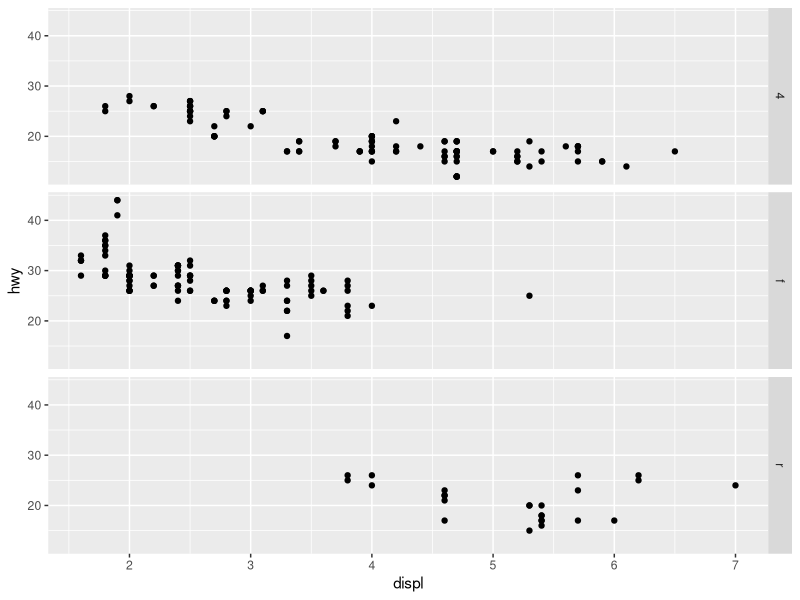
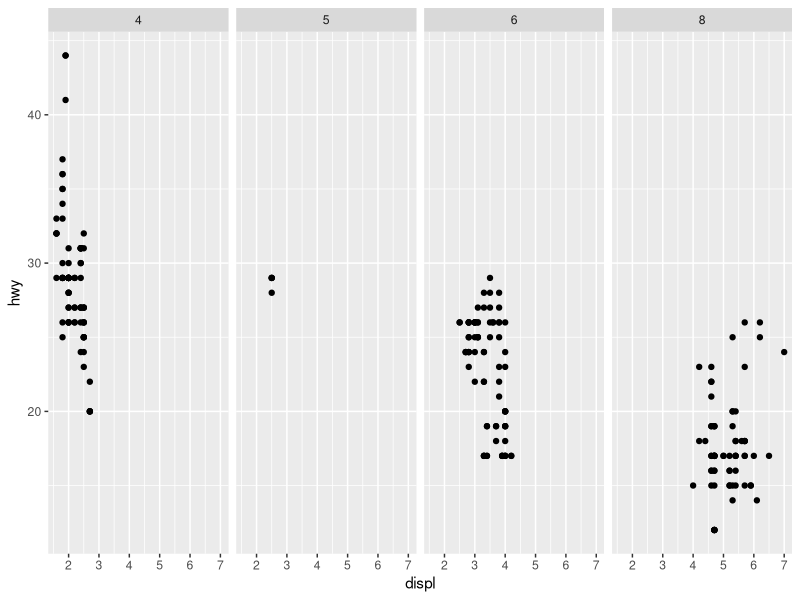
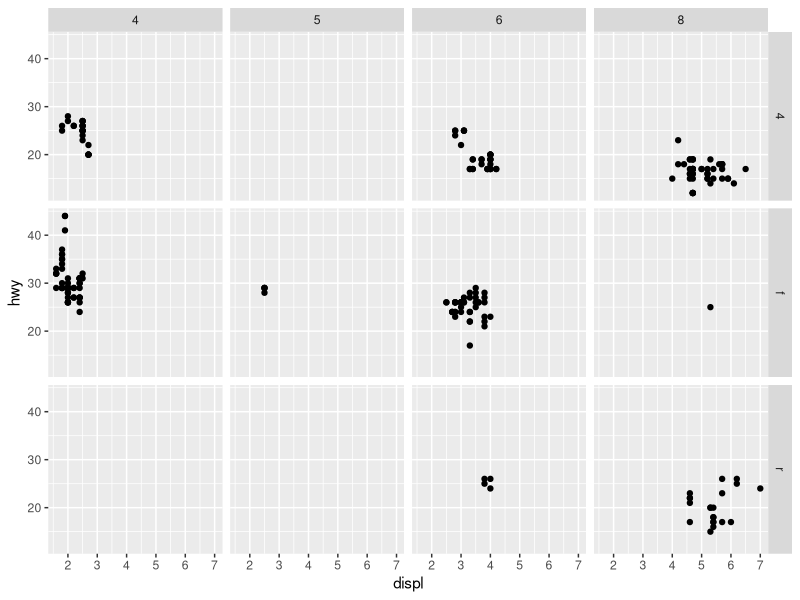
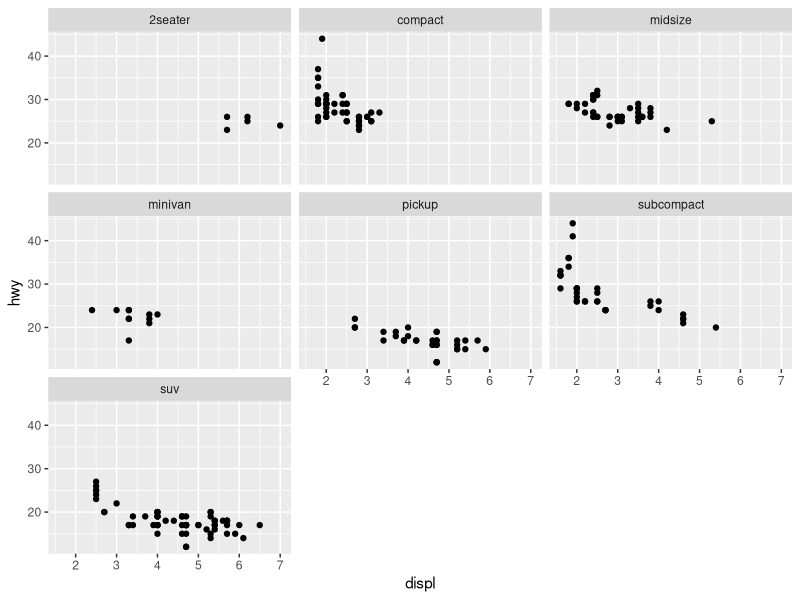
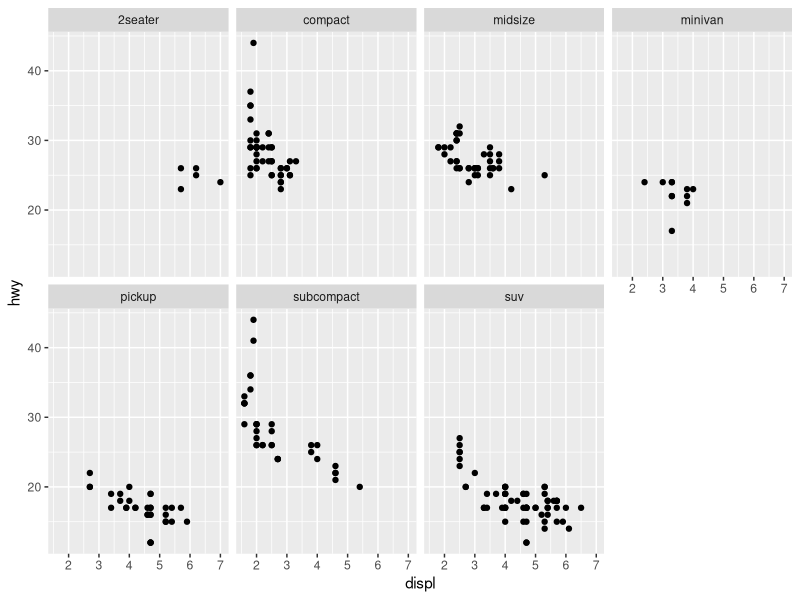
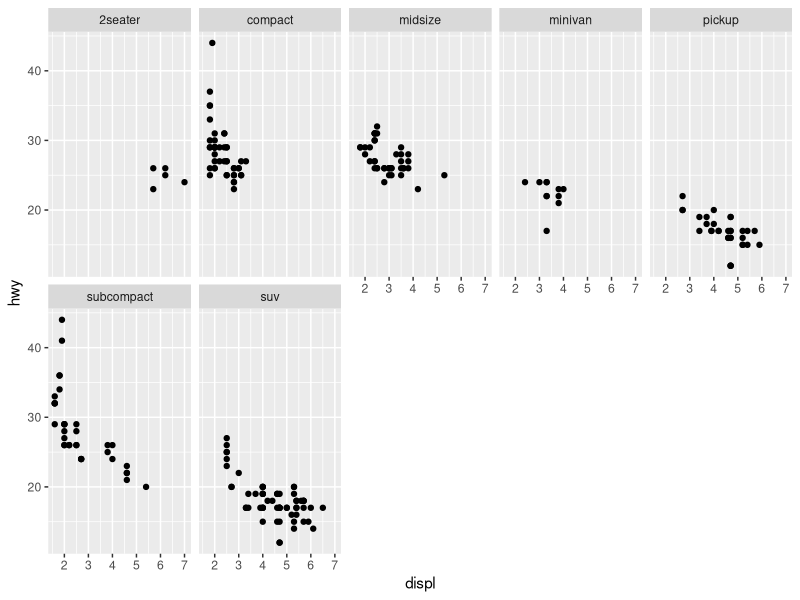
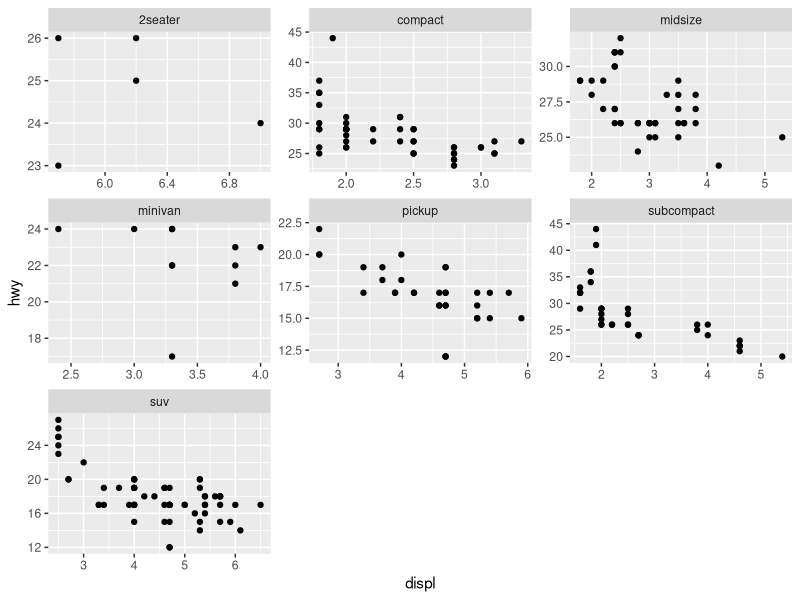
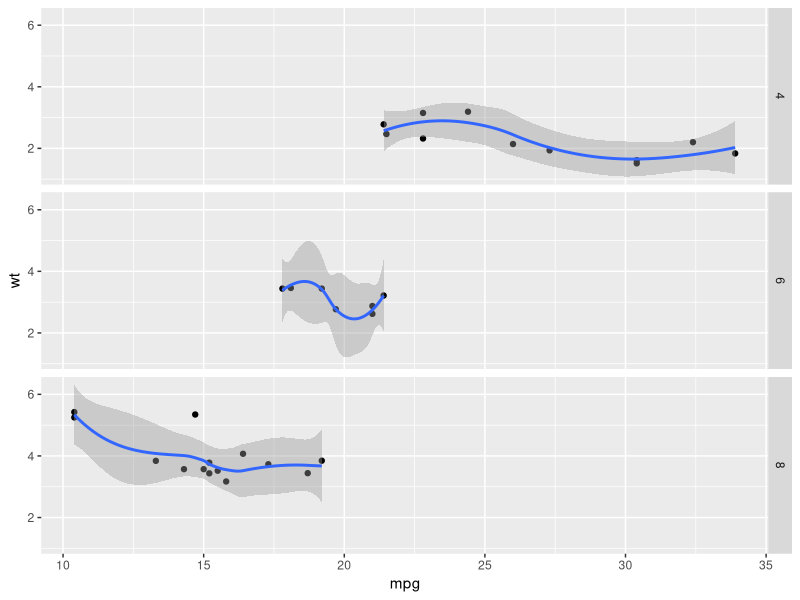

These figures' R source, in order: (Note: this script raises an error after producing the figures.)
## ---- chunk 1
library(ggplot2)
# The base plot
p <- ggplot(mpg, aes(x=displ, y=hwy)) + geom_point()

# Faceted by drv, in vertically arranged subpanels
p + facet_grid(drv ~ .)

# Faceted by cyl, in horizontally arranged subpanels
p + facet_grid(. ~ cyl)

# Split by drv (vertical) and cyl (horizontal)
p + facet_grid(drv ~ cyl)

## ---- chunk 2
p + facet_wrap( ~ class)
## ---- chunk 3
# These will have the same result: 2 rows and 4 cols
p + facet_wrap( ~ class, nrow=2)
p + facet_wrap( ~ class, ncol=5)
## ---- chunk 4
p + facet_wrap(~class, scales = "free")
## ---- chunk 5
qplot(mpg, wt, data=mtcars, facets= cyl~.,
geom=c("point", "smooth"))
## ---- chunk 6
qplot(mpg, wt, data=mtcars,
 facets=cyl~.,
 geom=c("point", "smooth"), method="lm")
## ---- chunk 7
head(diamonds)
## ---- chunk 8
qplot(clarity, data=diamonds, geom="bar", fill=cut,
position="stack")
## ---- chunk 9
qplot(clarity, data=diamonds, geom="bar", fill=cut,
position="dodge")
## ---- chunk 10
qplot(clarity, data=diamonds, geom="bar", fill=cut,
position="fill")
## ---- chunk 11
qplot(clarity, data=diamonds, geom="bar", fill=cut,
position="identity")
## ---- chunk 12
qplot(clarity, data=diamonds, geom="freqpoly",
group=cut, colour=cut, position="identity")
## ---- chunk 13
qplot(clarity, data=diamonds, geom="freqpoly",
group=cut, colour=cut, position="stack")
## ---- chunk 14
table(diamonds$cut,diamonds$clarity)

## ---- chunk 15
qplot(cty,data=Mpg2,geom="histogram",binwidth=2)
+ facet_grid(cyl ~ drv)
## ---- chunk 16
qplot(cty,data=Mpg2,geom="histogram",binwidth=2) +   facet_grid(cyl ~ .,scales = "free")

